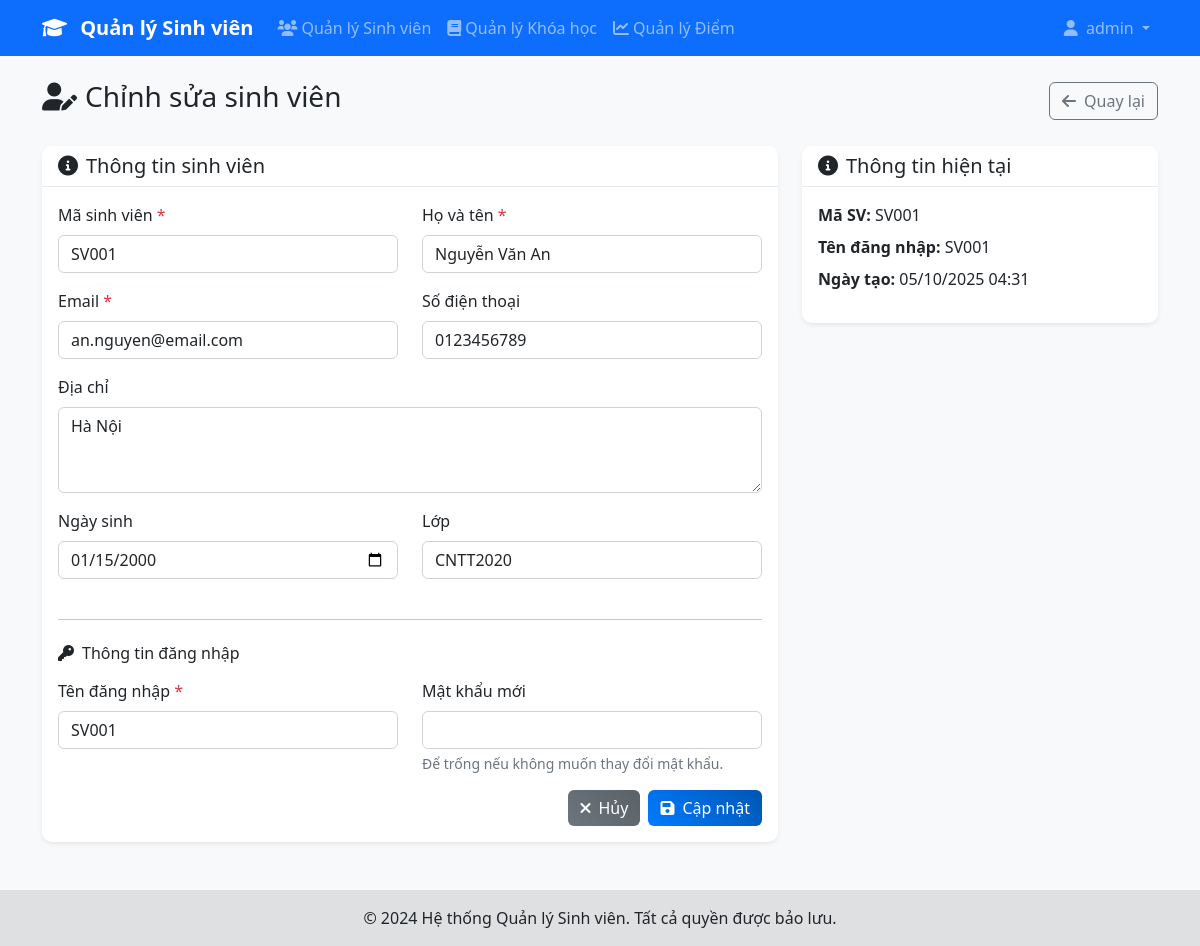
Page /admin/edit_student.php?id=1 (signed in) on the committed database.
### tables this page shows
CREATE TABLE students (
    id INT PRIMARY KEY AUTO_INCREMENT,
    student_code VARCHAR(20) UNIQUE NOT NULL,
    full_name VARCHAR(100) NOT NULL,
    email VARCHAR(100) UNIQUE NOT NULL,
    phone VARCHAR(15),
    address TEXT,
    date_of_birth DATE,
    class_name VARCHAR(50),
    created_at TIMESTAMP DEFAULT CURRENT_TIMESTAMP
);

CREATE TABLE users (
    id INT PRIMARY KEY AUTO_INCREMENT,
    username VARCHAR(50) UNIQUE NOT NULL,
    password VARCHAR(255) NOT NULL,
    role ENUM('admin', 'student') NOT NULL,
    student_id INT,
    created_at TIMESTAMP DEFAULT CURRENT_TIMESTAMP,
    FOREIGN KEY (student_id) REFERENCES students(id) ON DELETE CASCADE
);

### includes/db.php (called while the page is built, shortened)
<?php
$host = 'localhost';
$dbname = 'student_management';
$username = 'root';
$password = '';
try {
    $pdo = new PDO("mysql:host=$host;dbname=$dbname;charset=utf8", $username, $password);
    $pdo->setAttribute(PDO::ATTR_ERRMODE, PDO::ERRMODE_EXCEPTION);
    $pdo->setAttribute(PDO::ATTR_DEFAULT_FETCH_MODE, PDO::FETCH_ASSOC);
} catch(PDOException $e) {
    die("Kết nối CSDL thất bại: " . $e->getMessage());
}
function executeQuery($sql, $params = []) {
    global $pdo;
    try {
        $stmt = $pdo->prepare($sql);
        $stmt->execute($params);
        return $stmt;
    } catch(PDOException $e) {
        die("Lỗi truy vấn: " . $e->getMessage());
    }
}
function fetchSingle($sql, $params = []) {
    $stmt = executeQuery($sql, $params);
    return $stmt->fetch();
}
?>

### admin/edit_student.php (the view, shortened to what this page needs)
<?php
require_once '../includes/auth.php';
require_once '../includes/db.php';
$studentId = intval($_GET['id'] ?? 0);
$student = fetchSingle("SELECT * FROM students WHERE id = ?", [$studentId]);
$user = fetchSingle("SELECT * FROM users WHERE student_id = ?", [$studentId]);
include '../includes/header.php';
?>
<div class="row">
    <div class="col-12">
        <div class="d-flex justify-content-between align-items-center mb-4">
            <h1 class="h3 text-dark">
                <i class="fas fa-user-edit me-2"></i>Chỉnh sửa sinh viên
            </h1>
            <a href="students.php" class="btn btn-outline-secondary">
                <i class="fas fa-arrow-left me-2"></i>Quay lại
            </a>
        </div>
    </div>
</div>
<div class="row">
    <div class="col-lg-8">
        <div class="card">
            <div class="card-header">
                <h5 class="card-title mb-0">
                    <i class="fas fa-info-circle me-2"></i>Thông tin sinh viên
                </h5>
            </div>
            <div class="card-body">
                <form method="POST" action="">
                    <div class="row">
                        <div class="col-md-6">
                            <div class="mb-3">
                                <label for="student_code" class="form-label">Mã sinh viên <span class="text-danger">*</span></label>
                                <input type="text" class="form-control" id="student_code" name="student_code"
                                       value="<?php echo htmlspecialchars($_POST['student_code'] ?? $student['student_code']); ?>" required>
                            </div>
                        </div>
                        <div class="col-md-6">
                            <div class="mb-3">
                                <label for="full_name" class="form-label">Họ và tên <span class="text-danger">*</span></label>
                                <input type="text" class="form-control" id="full_name" name="full_name"
                                       value="<?php echo htmlspecialchars($_POST['full_name'] ?? $student['full_name']); ?>" required>
                            </div>
                        </div>
                    </div>
                    <div class="row">
                        <div class="col-md-6">
                            <div class="mb-3">
                                <label for="email" class="form-label">Email <span class="text-danger">*</span></label>
                                <input type="email" class="form-control" id="email" name="email"
                                       value="<?php echo htmlspecialchars($_POST['email'] ?? $student['email']); ?>" required>
                            </div>
                        </div>
                        <div class="col-md-6">
                            <div class="mb-3">
                                <label for="phone" class="form-label">Số điện thoại</label>
                                <input type="tel" class="form-control" id="phone" name="phone"
                                       value="<?php echo htmlspecialchars($_POST['phone'] ?? $student['phone']); ?>">
                            </div>
                        </div>
                    </div>
                    <div class="mb-3">
                        <label for="address" class="form-label">Địa chỉ</label>
                        <textarea class="form-control" id="address" name="address" rows="3"><?php echo htmlspecialchars($_POST['address'] ?? $student['address']); ?></textarea>
                    </div>
                    <div class="row">
                        <div class="col-md-6">
                            <div class="mb-3">
                                <label for="date_of_birth" class="form-label">Ngày sinh</label>
                                <input type="date" class="form-control" id="date_of_birth" name="date_of_birth"
                                       value="<?php echo htmlspecialchars($_POST['date_of_birth'] ?? $student['date_of_birth']); ?>">
                            </div>
                        </div>
                        <div class="col-md-6">
                            <div class="mb-3">
                                <label for="class_name" class="form-label">Lớp</label>
                                <input type="text" class="form-control" id="class_name" name="class_name"
                                       value="<?php echo htmlspecialchars($_POST['class_name'] ?? $student['class_name']); ?>">
                            </div>
                        </div>
                    </div>
                    <hr class="my-4">
                    <h6 class="mb-3">
                        <i class="fas fa-key me-2"></i>Thông tin đăng nhập
                    </h6>
                    <div class="row">
                        <div class="col-md-6">
                            <div class="mb-3">
                                <label for="username" class="form-label">Tên đăng nhập <span class="text-danger">*</span></label>
                                <input type="text" class="form-control" id="username" name="username"
                                       value="<?php echo htmlspecialchars($_POST['username'] ?? $user['username']); ?>" required>
                            </div>
                        </div>
                        <div class="col-md-6">
                            <div class="mb-3">
                                <label for="password" class="form-label">Mật khẩu mới</label>
                                <input type="password" class="form-control" id="password" name="password">
                                <div class="form-text">Để trống nếu không muốn thay đổi mật khẩu.</div>
                            </div>
                        </div>
                    </div>
                    <div class="d-flex justify-content-end gap-2">
                        <a href="students.php" class="btn btn-secondary">
                            <i class="fas fa-times me-2"></i>Hủy
                        </a>
                        <button type="submit" class="btn btn-primary">
                            <i class="fas fa-save me-2"></i>Cập nhật
                        </button>
                    </div>
                </form>
            </div>
        </div>
    </div>
    <div class="col-lg-4">
        <div class="card">
            <div class="card-header">
                <h5 class="card-title mb-0">
                    <i class="fas fa-info-circle me-2"></i>Thông tin hiện tại
                </h5>
            </div>
            <div class="card-body">
                <ul class="list-unstyled">
                    <li class="mb-2">
                        <strong>Mã SV:</strong> <?php echo htmlspecialchars($student['student_code']); ?>
                    </li>
                    <li class="mb-2">
                        <strong>Tên đăng nhập:</strong> <?php echo htmlspecialchars($user['username']); ?>
                    </li>
                    <li class="mb-2">
                        <strong>Ngày tạo:</strong> <?php echo date('d/m/Y H:i', strtotime($student['created_at'])); ?>
                    </li>
                </ul>
            </div>
        </div>
    </div>
</div>
<?php include '../includes/footer.php'; ?>

### assets/css/style.css (style rules this page uses)
body { font-family: 'Segoe UI', Tahoma, Geneva, Verdana, sans-serif; background-color: #f8f9fa; }
.card { border: none; border-radius: 10px; box-shadow: 0 0.125rem 0.25rem rgba(0, 0, 0, 0.075); transition: all 0.3s ease; }
.card-header { background-color: #fff; border-bottom: 1px solid #e9ecef; border-radius: 10px 10px 0 0 !important; }
.btn { border-radius: 6px; font-weight: 500; transition: all 0.3s ease; }
.btn-primary { background: linear-gradient(45deg, #007bff, #0056b3); border: none; }
.btn-secondary { background: linear-gradient(45deg, #6c757d, #5a6268); border: none; }
.form-control { border-radius: 6px; border: 1px solid #ced4da; transition: all 0.3s ease; }
.fade-in { animation: fadeIn 0.5s ease-in; }

### rows in the picture
students: student_code "SV001", full_name "Nguyễn Văn An", email "an.nguyen@email.com", phone "0123456789", address "Hà Nội", date_of_birth "01/15/2000", class_name "CNTT2020", created_at "05/10/2025 04:31"
users: username "SV001"

### other values in the picture
$_SESSION['full_name'] "admin"
